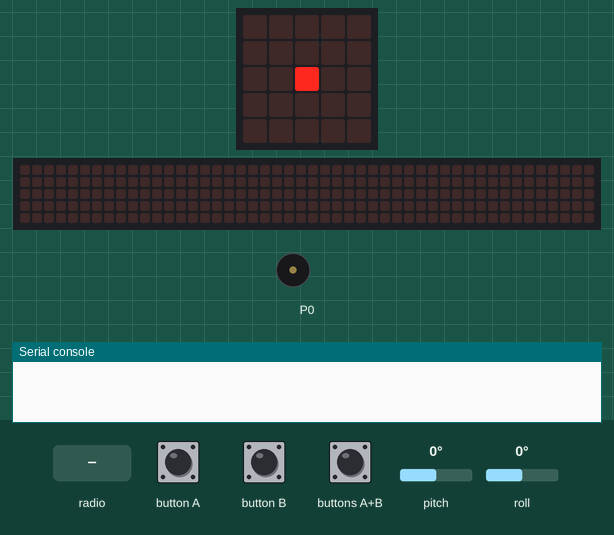
This program was run on a simulated BBC micro:bit (MakeCode). Parts: the board's 5×5 LED display, a strip that is not on the board, showing the scrolling text unrolled, buzzer (waves = sounding), the last lines printed to the serial console. The test bench sets the inputs (shaded band); at power-on: pitch 0°, roll 0°. No radio messages arrive unless stated (any console line starting 'radio sent:' is added by the test bench); the 48×5 strip is a reading aid, not a part: it shows the text the display is scrolling, unrolled, one strip-width of it at a time.

Above: at 4.3 s.
4.4 s: buttons A+B pressed for 0.15 s
At 5.4 s:
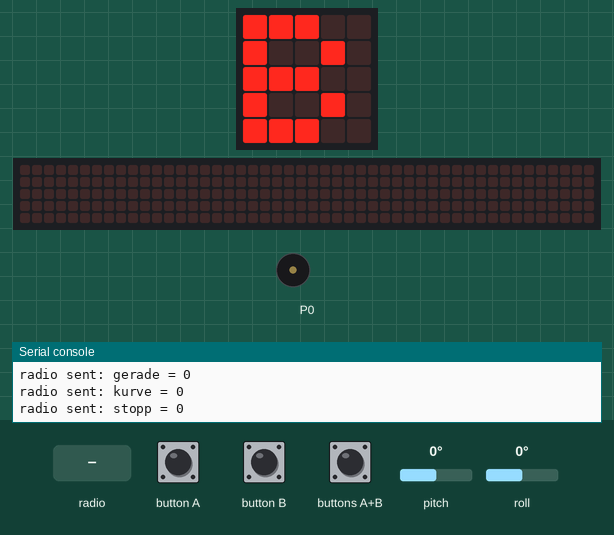
6.5 s: radio message "distanz=100" arrives
At 6.57 s:
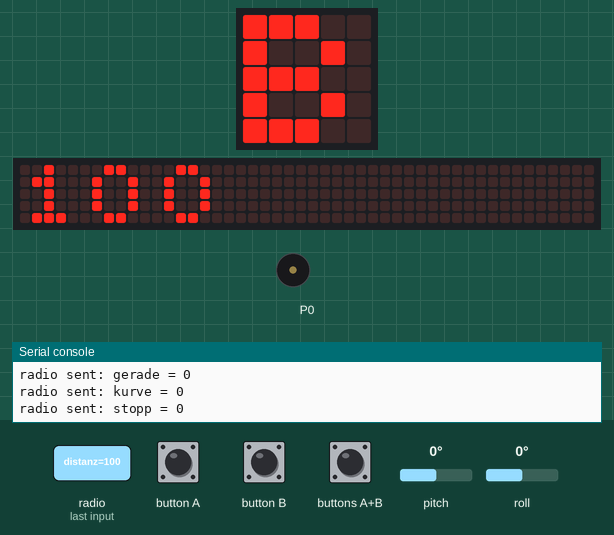
9.5 s: radio message "distanz=100" arrives
At 11.08 s:
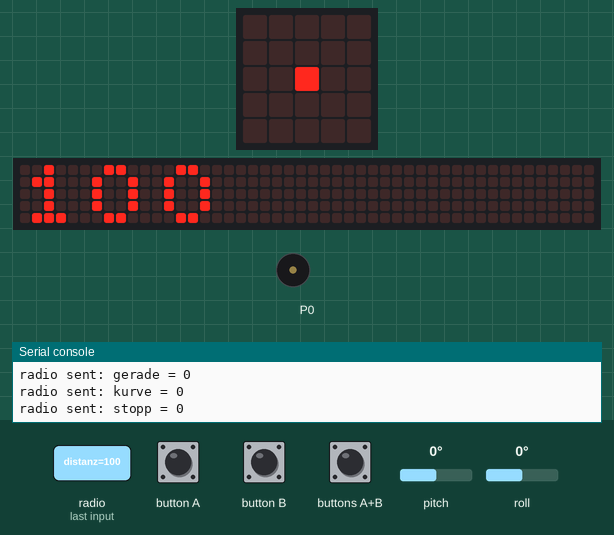
12.5 s: buttons A+B pressed for 1 s
16.1 s: buttons A+B pressed 2 times (0.12 s each, 0.3 s apart)
At 16.47 s:
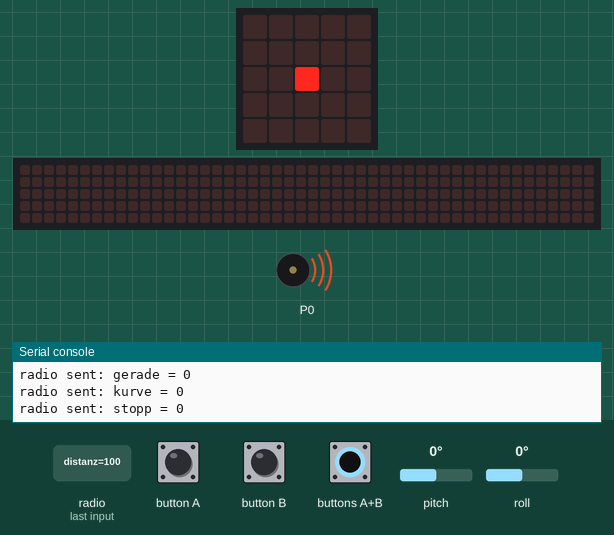
Timing chart, 0 to 19.5 s (numbered marks = the images above; inputs shaded):
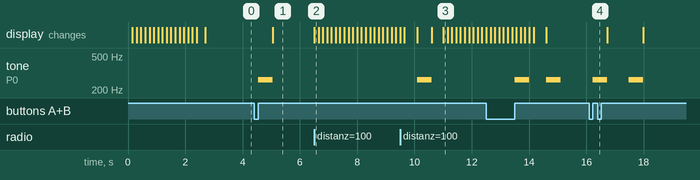

The program:

main.ts
```typescript
control.onEvent(EventBusSource.MICROBIT_ID_BUTTON_A, EventBusValue.MICROBIT_BUTTON_EVT_UP, function () {
    sende_stopp()
})
function sende_stopp () {
    radio.sendValue("gerade", 0)
    radio.sendValue("kurve", 0)
    radio.sendValue("stopp", beweg_flag ? 1:0)
}
function neigungen () {
    gerade = Math.min(Math.max(input.rotation(Rotation.Pitch), -45), 45)
    gerade = Math.round(gerade / g_empfind) * g_empfind
    kurve = Math.min(Math.max(input.rotation(Rotation.Roll), -45), 45)
    kurve = kurve / 5
}
input.onButtonPressed(Button.AB, function () {
    music.play(music.tonePlayable(262, music.beat(BeatFraction.Whole)), music.PlaybackMode.UntilDone)
    beweg_flag = !(beweg_flag)
    if (beweg_flag) {
        basic.showString("B")
    } else {
        basic.showLeds(`
            . . . . .
            . . . . .
            . . # . .
            . . . . .
            . . . . .
            `)
    }
})
input.onButtonPressed(Button.B, function () {
    beweg_flag = false
    radio.sendValue("get_dist", 1)
})
radio.onReceivedValue(function (name, value) {
    if (name == "distanz") {
        basic.showNumber(value)
        music.play(music.tonePlayable(262, music.beat(BeatFraction.Whole)), music.PlaybackMode.UntilDone)
        basic.showLeds(`
            . . . . .
            . . . . .
            . . # . .
            . . . . .
            . . . . .
            `)
    }
})
let kurve = 0
let gerade = 0
let g_empfind = 0
let beweg_flag = false
beweg_flag = false
radio.setGroup(99)
basic.showString("99")
g_empfind = 1
let ist_oben = true
let alt_gerade = -99
let alt_kurve = -99
let k_empfind = 1
basic.showLeds(`
    . . . . .
    . . . . .
    . . # . .
    . . . . .
    . . . . .
    `)
basic.forever(function () {
    neigungen()
    if (input.buttonIsPressed(Button.A) || beweg_flag) {
        if (gerade != alt_gerade || kurve != alt_kurve) {
            radio.sendValue("gerade", gerade)
            radio.sendValue("kurve", kurve)
        }
    }
    alt_gerade = gerade
    alt_kurve = kurve
})
```

test.ts
```typescript
// Hier kann man Tests durchführen; diese Datei wird nicht kompiliert, wenn dieses Paket als Erweiterung verwendet wird.
```

Measured:
- after the input at 4.4 s, tone on P0: silent → 262 Hz after 0.15 s, → silent 0.50 s later; the display: changes after 0.66 s (image 1)
- after the input at 6.5 s, the display: changes at once (image 2)
- after the input at 9.5 s, the display: first differs from a run without the input after 1.5 s (image 3)
- after the input at 16.1 s, tone on P0: alternates 262 Hz for 0.50 s and silent for 0.76 s, 4 changes in all, then stays silent, starting after 0.12 s
